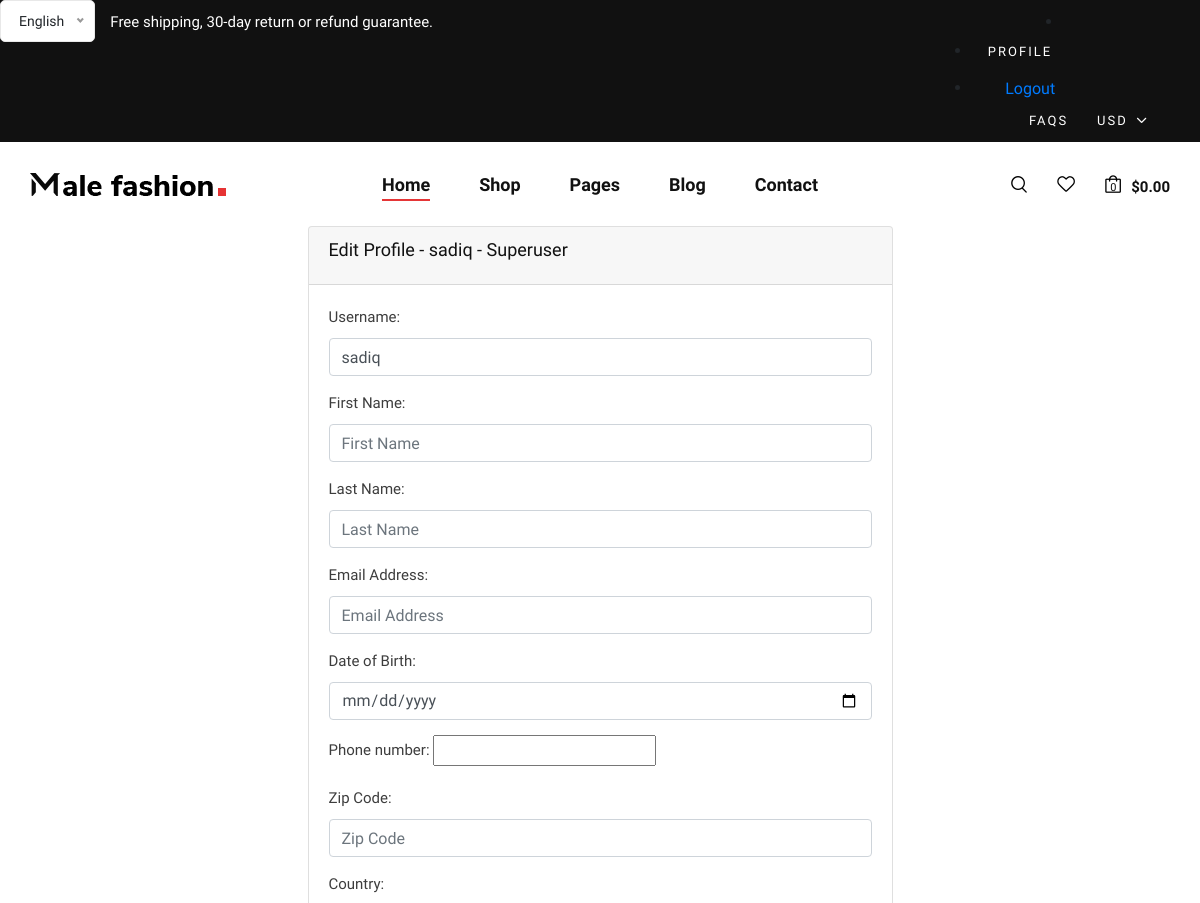
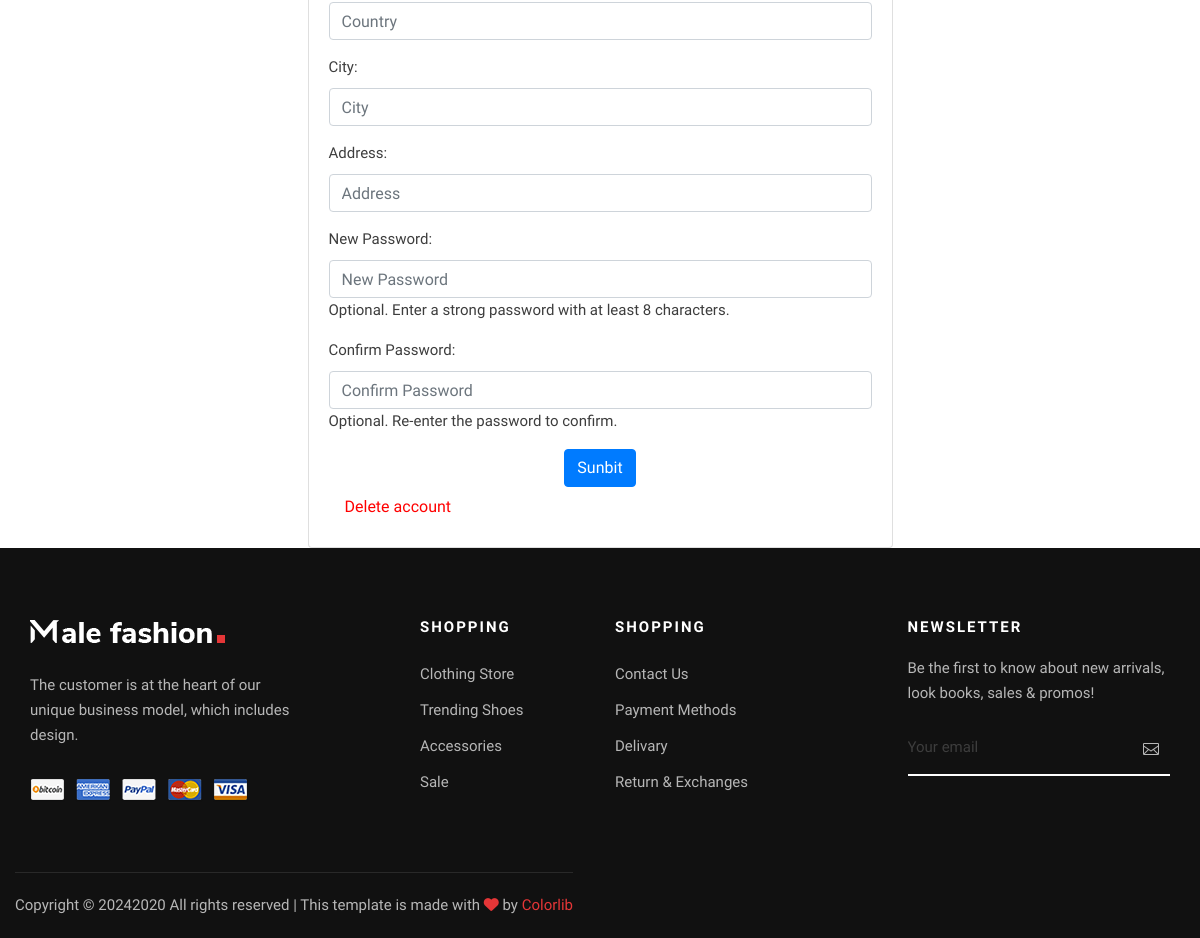
Page /en/user/edit/ (signed in) on the committed database (2 pictures, top to bottom).
### core/models.py (models this page shows)
class BaseModel(models.Model):
  created_at = models.DateTimeField(auto_now_add=True)
  updated_at = models.DateTimeField(auto_now=True)
  is_active = models.BooleanField(default=True)
  class Meta:
    abstract = True

class Setting(BaseModel):
  name = models.CharField(max_length=50)
  address = models.CharField(max_length=100)
  phone = models.CharField(max_length=50)
  email = models.EmailField()
  facebook = models.URLField()
  instagram = models.URLField()
  pinterest = models.URLField()
  twitter = models.URLField()
  youtube = models.URLField()
  logo = models.ImageField(upload_to='logo/')
  blog_bg_image = models.ImageField(upload_to='blog_bg/')
  location = models.URLField(max_length=2000)
  slogan = models.CharField(max_length=2000)
  class Meta:
    verbose_name = _("Setting")
    verbose_name_plural = _("Setting")

### user/models.py (models this page shows)
class MyUser(AbstractUser):
  phone_number = PhoneNumberField(blank=True)
  address = models.CharField(max_length=255)
  country = models.CharField(max_length=100)
  city = models.CharField(max_length=100)
  zip_code = models.CharField(max_length=10)
  updated_at = models.DateTimeField(auto_now=True)
  date_of_birth = models.DateField(null=True, blank=True)
  email = models.EmailField(max_length=255, unique=True)

### user/views.py (the view)
# urls.py: path('edit/', views.profile_edit, name='profile_edit'),
@login_required
def profile_edit(request):
  if request.method == 'POST':
    form = UserUpdateForm(request.POST, instance=request.user)
    if form.is_valid():
      user = form.save(commit=False)
      password = form.cleaned_data.get('password')
      if password:
        user.set_password(password)
      user.save()
      messages.success(request, _('Your profile was updated successfully.'))
      return redirect('home')
  else:
    form = UserUpdateForm(instance=request.user)
  user = request.user
  if user.is_superuser:
    user_status = _("Superuser")
  elif user.is_staff:
    user_status = _("Staff")
  else:
    user_status = _("User")
  context = {
    'setting': Setting.objects.first(),
    'form': form,
    'title': f' Edit Profile - {request.user.username} - {user_status}',
  }
  return render(request, 'profile_edit.html', context)

### core/context_processors/context_processors.py (called while the page is built)
def my_setting_func(request):
  setting_data = Setting.objects.first()
  return {
    'setting_data' : setting_data
  }

### user/templates/profile_edit.html (shortened to what this page needs)
{% extends 'base.html' %}
{% load i18n %}
{% block content %}
<div class="row">
  <div class="col-md-8 col-lg-6 mx-auto">
    <div class="card">
      <div class="card-header">
        <h5 class="card-title">{{ title }}</h5>
      </div>
      <div class="card-body">
        <form method="post">
          {{ form.as_p }}
          <div class="text-center">
            <button type="submit" class="btn btn-primary">Sunbit</button>
          </div>
        </form>
        <a class="nav-link ml-auto" href="{% url 'delete_account' %}">
          <span style="color:red;">{% trans 'Delete account' %}</span>
        </a>
      </div>
    </div>
  </div>
</div>
{% endblock %}

### core/templates/partials/header.html (shortened to what this page needs)
{% load static %}
{% load i18n %}
<header class="header">
    <div class="header__top">
        <div class="container">
            <div class="row">
                <div class="col-lg-6 col-md-7">
                    <div class="header__top__left">
                        <p>Free shipping, 30-day return or refund guarantee.</p>
                    </div>
                </div>
                <div class="col-lg-6 col-md-5">
                    <div class="header__top__right">
                        <div class="header__top__links">
                            {% if user.is_authenticated %}
                            <li class="nav-item menu-dropdown black-text">
                                <ul class="sub-menu">
                                    <li><a class="nav-link" href="{% url 'profile_edit' %}" style="color: #fff;">{% trans 'Profile' %}</a></li>
                                    <li>
                                        <form method="POST" action="{% url 'logout' %}">
                                            <button type="submit" class="btn btn-link text-black">{% trans 'Logout' %}</button>
                                        </form>
                                    </li>
                                </ul>
                            </li>
                            {% else %}
                                <a href="{% url 'login' %}">{% trans 'Sign In' %}</a>
                                <a href="{% url 'register' %}">{% trans 'Sign Up' %}</a>
                            {% endif %}
                            <a href="{% url 'faq' %}">{% trans 'FAQs' %}</a>
                        </div>
                        <div class="header__top__hover">
                            <span>USD <i class="arrow_carrot-down"></i></span>
                        </div>
                    </div>
                </div>
            </div>
        </div>
    </div>
    <div class="container">
        <div class="row">
            <div class="col-lg-3 col-md-3">
                <div class="header__logo">
                    <a href="{% url 'home' %}"><img src="{% if setting_data %} {{ setting_data.logo.url }} {% endif %}" alt=""></a>
                </div>
            </div>
            <div class="col-lg-6 col-md-6">
                <nav class="header__menu mobile-menu">
                    <ul>
                        <li class="active"><a href="{% url 'home' %}">{% trans 'Home' %}</a></li>
                        <li><a href="{% url 'shop' %}">{% trans 'Shop' %}</a></li>
                        <li><a href="#">{% trans 'Pages' %}</a>
                        </li>
                        <li><a href="{% url 'blog' %}">{% trans 'Blog' %}</a></li>
                        <li><a href="{% url 'contact_us' %}">{% trans 'Contact' %}</a></li>
                    </ul>
                </nav>
            </div>
            <div class="col-lg-3 col-md-3">
                <div class="header__nav__option">
                    <a href="#" class="search-switch"><img src="{% static 'img/icon/search.png' %}" alt=""></a>
                    <a href="#"><img src="{% static 'img/icon/heart.png' %}" alt=""></a>
                    <a href="#"><img src="{% static 'img/icon/cart.png' %}" alt=""> <span>0</span></a>
                    <div class="price">$0.00</div>
                </div>
            </div>
        </div>
    </div>
</header>

### static/css/style.css (style rules this page uses)
html, body { height: 100%; font-family: "Nunito Sans", sans-serif; -webkit-font-smoothing: antialiased; }
h1, h2, h3, h4, h5, h6 { margin: 0; color: #111111; font-weight: 400; font-family: "Nunito Sans", sans-serif; }
h5 { font-size: 18px; }
p { font-size: 15px; font-family: "Nunito Sans", sans-serif; color: #3d3d3d; font-weight: 400; line-height: 25px; margin: 0 0 15px 0; }
img { max-width: 100%; }
ul, ol { padding: 0; margin: 0; }
.header { background: #ffffff; }
.header__top { background: #111111; padding: 10px 0; }
.header__top__left p { color: #ffffff; margin-bottom: 0; }
.header__top__right { text-align: right; }
.header__top__links { display: inline-block; margin-right: 25px; }
.header__top__links a { color: #ffffff; font-size: 13px; text-transform: uppercase; letter-spacing: 2px; margin-right: 28px; display: inline-block; }
.header__top__links a:last-child { margin-right: 0; }
.header__top__hover { display: inline-block; position: relative; }
.header__top__hover span { color: #ffffff; font-size: 13px; text-transform: uppercase; letter-spacing: 2px; display: inline-block; cursor: pointer; }
.header__top__hover span i { font-size: 20px; position: relative; top: 3px; right: 2px; }
.header__logo { padding: 30px 0; }
.header__logo a { display: inline-block; }
.header__menu { text-align: center; padding: 26px 0 25px; }
.header__menu ul li { list-style: none; display: inline-block; margin-right: 45px; position: relative; }
.header__menu ul li.active a:after { -webkit-transform: scale(1); -ms-transform: scale(1); transform: scale(1); }
.header__menu ul li:last-child { margin-right: 0; }
.header__menu ul li a { font-size: 18px; color: #111111; display: block; font-weight: 600; position: relative; padding: 3px 0; }
.header__menu ul li a:after { position: absolute; left: 0; bottom: 0; width: 100%; height: 2px; background: #e53637; content: ""; -webkit-transition: all, 0.5s; -o-transition: all, 0.5s; transition: all, 0.5s; -webkit-transform: scale(0); -ms-transform: scale(0); transform: scale(0); }
.header__nav__option { text-align: right; padding: 30px 0; }
.header__nav__option a { display: inline-block; margin-right: 26px; position: relative; }
.header__nav__option a span { color: #0d0d0d; font-size: 11px; position: absolute; left: 5px; top: 8px; }
.header__nav__option .price { font-size: 15px; color: #111111; font-weight: 700; display: inline-block; margin-left: -20px; position: relative; top: 3px; }
@media only screen and (min-width: 1200px) { .container { max-width: 1170px; } }

### rows in the picture
Setting: logo (picture)
MyUser: username "sadiq"

### other values in the picture
{{ title }} "Edit Profile - sadiq - Superuser"
